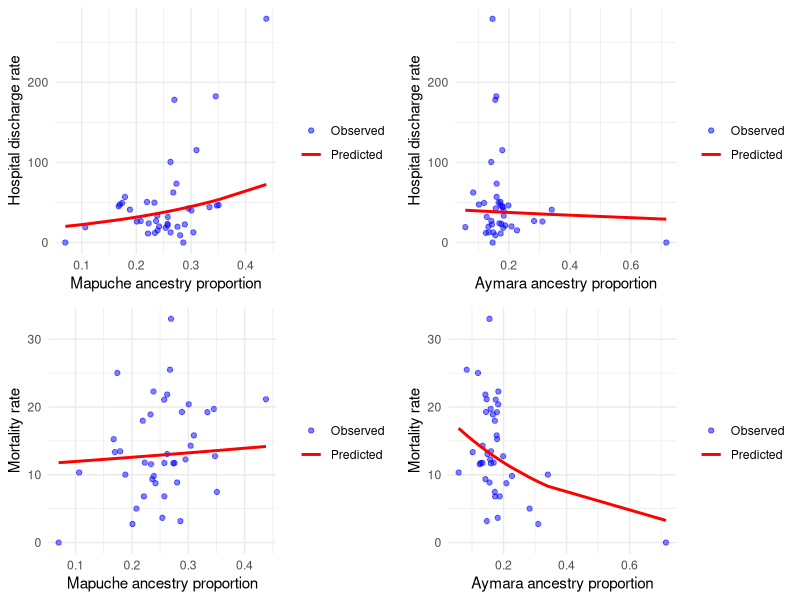

Recreate this plot in R.

# Librerías
library(readxl)     
library(dplyr)      
library(ggplot2)    
library(gridExtra)  

# Carga de base de datos
data <- read_excel("dataset.xlsx")

# Modelos Poisson

## Egresos - Ancestría amerindia
cor(data$HDR, data$AMR)

m1 <- glm(
  HD ~ AMR,
  data = data,
  offset = log(Pop_2015),
  family = poisson)

summary(m1)
exp(coef(m1))

m1.2 <- glm(
  HD ~ AMR + CDI + SMK100 + EPP,
  data = data,
  offset = log(Pop_2015),
  family = poisson)

summary(m1.2)
exp(coef(m1.2))

## Egresos - Ancestría mapuche

cor(data$HDR, data$MAP)

m2 <- glm(
  HD ~ MAP,
  data = data,
  offset = log(Pop_2015),
  family = poisson)

summary(m2)
exp(coef(m2))

data$hd_pred2 <- predict(m2, type="response")
data$hdr_pred2 <- 100000*data$hd_pred2/data$Pop_2015

m2.2 <- glm(
  HD ~ MAP + CDI + SMK100 + EPP,
  data = data,
  offset = log(Pop_2015),
  family = poisson)

summary(m2.2)
exp(coef(m2.2))

g2 <- ggplot(data, aes(x = MAP)) +
  geom_point(aes(y = HDR, color = "Observed"), alpha = 0.5) +
  geom_line(aes(y = hdr_pred2, color = "Predicted"), linewidth = 1) +
  labs(
    x = "Mapuche ancestry proportion",
    y = "Hospital discharge rate",
  ) +
  scale_color_manual(name = "", values = c("Observed" = "blue", "Predicted" = "red")) +
  theme_minimal() +
  theme(
    legend.position = "right",       # Posicionar la leyenda en la parte inferior
)

## Egresos - Ancestría aymara

cor(data$HDR, data$AYM)

m3 <- glm(
  HD ~ AYM,
  data = data,
  offset = log(Pop_2015),
  family = poisson)

summary(m3)
exp(coef(m3))

data$hd_pred3 <- predict(m3, type="response")
data$hdr_pred3 <- 100000*data$hd_pred3/data$Pop_2015

m3.2 <- glm(
  HD ~ AYM + CDI + SMK100 + EPP,
  data = data,
  offset = log(Pop_2015),
  family = poisson)

summary(m3.2)
exp(coef(m3.2))

g3 <- ggplot(data, aes(x = AYM)) +
  geom_point(aes(y = HDR, color = "Observed"), alpha = 0.5) +
  geom_line(aes(y = hdr_pred3, color = "Predicted"), size = 1) +
  labs(
    x = "Aymara ancestry proportion",
    y = "Hospital discharge rate",
  ) +
  scale_color_manual(name = "", values = c("Observed" = "blue", "Predicted" = "red")) +
  theme_minimal() +
  theme(
    legend.position = "right",       # Posicionar la leyenda en la parte inferior
 )

## Mortalidad - Ancestría amerindia

cor(data$SMR, data$AMR)

m4 <- glm(
  DC ~ AMR,
  data = data,
  offset = log(Pop_2016),
  family = poisson)

summary(m4)
exp(coef(m4))

m4.2 <- glm(
  DC ~ AMR + CDI + SMK100 + EPP,
  data = data,
  offset = log(Pop_2016),
  family = poisson)

summary(m4.2)
exp(coef(m4.2))


## Mortalidad - Ancestría mapuche

cor(data$SMR, data$MAP)

m5 <- glm(
  DC ~ MAP,
  data = data,
  offset = log(Pop_2016),
  family = poisson)

summary(m5)
exp(coef(m5))

data$dc_pred2 <- predict(m5, type="response")
data$smr_pred2 <- 100000*data$dc_pred2/data$Pop_2016

m5.2 <- glm(
  DC ~ MAP + CDI + SMK100 + EPP,
  data = data,
  offset = log(Pop_2016),
  family = poisson)

summary(m5.2)
exp(coef(m5.2))

g5 <- ggplot(data, aes(x = MAP)) +
  geom_point(aes(y = SMR, color = "Observed"), alpha = 0.5) +
  geom_line(aes(y = smr_pred2, color = "Predicted"), size = 1) +
  labs(
    x = "Mapuche ancestry proportion",
    y = "Mortality rate",
  ) +
  scale_color_manual(name = "", values = c("Observed" = "blue", "Predicted" = "red")) +
  theme_minimal() +
  theme(
    legend.position = "right",       # Posicionar la leyenda en la parte inferior
)


## Mortalidad - Ancestría aymara

cor(data$SMR, data$AYM)

m6 <- glm(
  DC ~ AYM,
  data = data,
  offset = log(Pop_2016),
  family = poisson)

summary(m6)
exp(coef(m6))

data$dc_pred3 <- predict(m6, type="response")
data$smr_pred3 <- 100000*data$dc_pred3/data$Pop_2016

g6 <- ggplot(data, aes(x = AYM)) +
  geom_point(aes(y = SMR, color = "Observed"), alpha = 0.5) +
  geom_line(aes(y = smr_pred3, color = "Predicted"), size = 1) +
  labs(
    x = "Aymara ancestry proportion",
    y = "Mortality rate",
  ) +
  scale_color_manual(name = "", values = c("Observed" = "blue", "Predicted" = "red")) +
  theme_minimal() +
  theme(
    legend.position = "right",       # Posicionar la leyenda en la parte inferior
)

grid.arrange(g2, g3, g5, g6, nrow = 2)